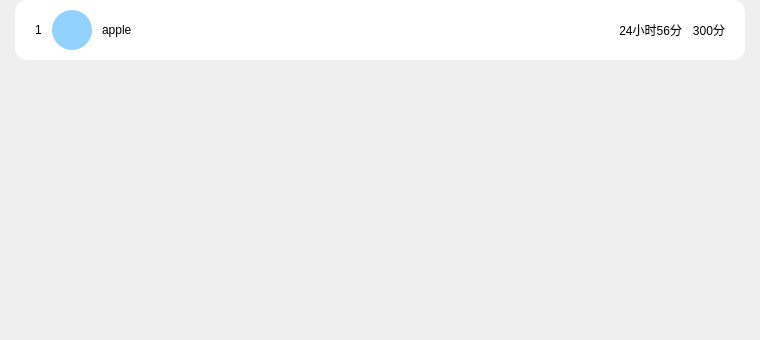
       <widget class="QWidget" name="pm_rl_scrollAreaWidgetContents">
        <property name="geometry">
         <rect>
          <x>0</x>
          <y>0</y>
          <width>760</width>
          <height>340</height>
         </rect>
        </property>
        <property name="styleSheet">
         <string notr="true"/>
        </property>
        <layout class="QVBoxLayout" name="verticalLayout_2">
         <property name="spacing">
          <number>10</number>
         </property>
         <property name="leftMargin">
          <number>15</number>
         </property>
         <property name="topMargin">
          <number>0</number>
         </property>
         <property name="rightMargin">
          <number>15</number>
         </property>
         <property name="bottomMargin">
          <number>10</number>
         </property>
         <item>
          <widget class="QFrame" name="pm_rl_rankDetail">
           <property name="styleSheet">
            <string notr="true">background-color: #FFF;
border-radius: 12px;
</string>
           </property>
           <property name="frameShape">
            <enum>QFrame::StyledPanel</enum>
           </property>
           <property name="frameShadow">
            <enum>QFrame::Raised</enum>
           </property>
           <layout class="QHBoxLayout" name="horizontalLayout_4">
            <property name="spacing">
             <number>10</number>
            </property>
            <property name="leftMargin">
             <number>20</number>
            </property>
            <property name="topMargin">
             <number>10</number>
            </property>
            <property name="rightMargin">
             <number>20</number>
            </property>
            <property name="bottomMargin">
             <number>10</number>
            </property>
            <item>
             <widget class="QLabel" name="pm_rl_rd_rank">
              <property name="styleSheet">
               <string notr="true">margin:0 0;</string>
              </property>
              <property name="text">
               <string>1</string>
              </property>
              <property name="alignment">
               <set>Qt::AlignCenter</set>
              </property>
             </widget>
            </item>
            <item>
             <widget class="QPushButton" name="pm_rl_rd_Img">
              <property name="minimumSize">
               <size>
                <width>40</width>
                <height>40</height>
               </size>
              </property>
              <property name="styleSheet">
               <string notr="true">margin:0 0;
background-color: #93D2FF;
border-radius: 20px</string>
              </property>
              <property name="text">
               <string/>
              </property>
              <property name="iconSize">
               <size>
                <width>60</width>
                <height>60</height>
               </size>
              </property>
             </widget>
            </item>
            <item>
             <widget class="QLabel" name="pm_rl_rd_name">
              <property name="styleSheet">
               <string notr="true">margin:0 0;</string>
              </property>
              <property name="text">
               <string>apple</string>
              </property>
             </widget>
            </item>
            <item>
             <spacer name="pm_rl_rd_horizontalSpacer">
              <property name="orientation">
               <enum>Qt::Horizontal</enum>
              </property>
              <property name="sizeHint" stdset="0">
               <size>
                <width>40</width>
                <height>20</height>
               </size>
              </property>
             </spacer>
            </item>
            <item>
             <widget class="QLabel" name="pm_rl_rd_learnTime">
              <property name="styleSheet">
               <string notr="true">margin:0 0;</string>
              </property>
              <property name="text">
               <string>24小时56分</string>
              </property>
              <property name="alignment">
               <set>Qt::AlignRight|Qt::AlignTrailing|Qt::AlignVCenter</set>
              </property>
             </widget>
            </item>
            <item>
             <widget class="QLabel" name="pm_rl_rd_score">
              <property name="styleSheet">
               <string notr="true">margin:0 0;</string>
              </property>
              <property name="text">
               <string>300分</string>
              </property>
              <property name="alignment">
               <set>Qt::AlignRight|Qt::AlignTrailing|Qt::AlignVCenter</set>
              </property>
             </widget>
            </item>
           </layout>
          </widget>
         </item>
         <item>
          <spacer name="pm_rl_verticalSpacer">
           <property name="orientation">
            <enum>Qt::Vertical</enum>
           </property>
           <property name="sizeHint" stdset="0">
            <size>
             <width>20</width>
             <height>40</height>
            </size>
           </property>
          </spacer>
         </item>
        </layout>
       </widget>
